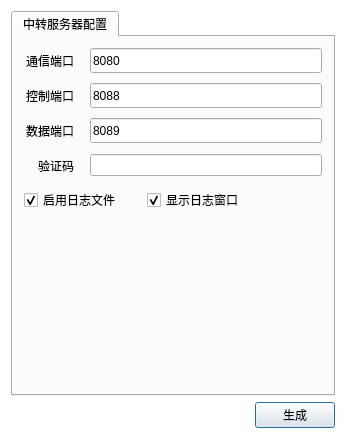
<?xml version="1.0" encoding="UTF-8"?>
<ui version="4.0">
 <class>DaemonDlg</class>
 <widget class="QDialog" name="DaemonDlg">
  <property name="geometry">
   <rect>
    <x>0</x>
    <y>0</y>
    <width>346</width>
    <height>439</height>
   </rect>
  </property>
  <property name="windowTitle">
   <string>生成中转服务器</string>
  </property>
  <property name="styleSheet">
   <string notr="true">QWidget
{
	font-family:&quot;MicroSoft Yahei&quot;;
}

QWidget#DaemonDlg
{
	background-color:white;
}</string>
  </property>
  <layout class="QVBoxLayout" name="verticalLayout">
   <item>
    <widget class="QTabWidget" name="tabWidget">
     <property name="minimumSize">
      <size>
       <width>0</width>
       <height>200</height>
      </size>
     </property>
     <widget class="QWidget" name="tab_2">
      <attribute name="title">
       <string>中转服务器配置</string>
      </attribute>
      <layout class="QVBoxLayout" name="verticalLayout_2">
       <property name="spacing">
        <number>10</number>
       </property>
       <item>
        <layout class="QHBoxLayout" name="horizontalLayout_4">
         <item>
          <widget class="QLabel" name="label_2">
           <property name="minimumSize">
            <size>
             <width>50</width>
             <height>25</height>
            </size>
           </property>
           <property name="maximumSize">
            <size>
             <width>50</width>
             <height>16777215</height>
            </size>
           </property>
           <property name="text">
            <string>通信端口</string>
           </property>
           <property name="alignment">
            <set>Qt::AlignRight|Qt::AlignTrailing|Qt::AlignVCenter</set>
           </property>
          </widget>
         </item>
         <item>
          <spacer name="horizontalSpacer_3">
           <property name="orientation">
            <enum>Qt::Horizontal</enum>
           </property>
           <property name="sizeType">
            <enum>QSizePolicy::Fixed</enum>
           </property>
           <property name="sizeHint" stdset="0">
            <size>
             <width>10</width>
             <height>20</height>
            </size>
           </property>
          </spacer>
         </item>
         <item>
          <widget class="QLineEdit" name="edtPort1">
           <property name="minimumSize">
            <size>
             <width>0</width>
             <height>25</height>
            </size>
           </property>
           <property name="text">
            <string>8080</string>
           </property>
          </widget>
         </item>
        </layout>
       </item>
       <item>
        <layout class="QHBoxLayout" name="horizontalLayout_3">
         <item>
          <widget class="QLabel" name="label_3">
           <property name="minimumSize">
            <size>
             <width>50</width>
             <height>25</height>
            </size>
           </property>
           <property name="maximumSize">
            <size>
             <width>50</width>
             <height>16777215</height>
            </size>
           </property>
           <property name="text">
            <string>控制端口</string>
           </property>
           <property name="alignment">
            <set>Qt::AlignRight|Qt::AlignTrailing|Qt::AlignVCenter</set>
           </property>
          </widget>
         </item>
         <item>
          <spacer name="horizontalSpacer_4">
           <property name="orientation">
            <enum>Qt::Horizontal</enum>
           </property>
           <property name="sizeType">
            <enum>QSizePolicy::Fixed</enum>
           </property>
           <property name="sizeHint" stdset="0">
            <size>
             <width>10</width>
             <height>20</height>
            </size>
           </property>
          </spacer>
         </item>
         <item>
          <widget class="QLineEdit" name="edtPort2">
           <property name="minimumSize">
            <size>
             <width>0</width>
             <height>25</height>
            </size>
           </property>
           <property name="text">
            <string>8088</string>
           </property>
          </widget>
         </item>
        </layout>
       </item>
       <item>
        <layout class="QHBoxLayout" name="horizontalLayout_2">
         <item>
          <widget class="QLabel" name="label_4">
           <property name="minimumSize">
            <size>
             <width>50</width>
             <height>25</height>
            </size>
           </property>
           <property name="maximumSize">
            <size>
             <width>50</width>
             <height>16777215</height>
            </size>
           </property>
           <property name="text">
            <string>数据端口</string>
           </property>
           <property name="alignment">
            <set>Qt::AlignRight|Qt::AlignTrailing|Qt::AlignVCenter</set>
           </property>
          </widget>
         </item>
         <item>
          <spacer name="horizontalSpacer_5">
           <property name="orientation">
            <enum>Qt::Horizontal</enum>
           </property>
           <property name="sizeType">
            <enum>QSizePolicy::Fixed</enum>
           </property>
           <property name="sizeHint" stdset="0">
            <size>
             <width>10</width>
             <height>20</height>
            </size>
           </property>
          </spacer>
         </item>
         <item>
          <widget class="QLineEdit" name="edtPort3">
           <property name="minimumSize">
            <size>
             <width>0</width>
             <height>25</height>
            </size>
           </property>
           <property name="text">
            <string>8089</string>
           </property>
          </widget>
         </item>
        </layout>
       </item>
       <item>
        <layout class="QHBoxLayout" name="horizontalLayout_5">
         <item>
          <widget class="QLabel" name="label">
           <property name="minimumSize">
            <size>
             <width>50</width>
             <height>25</height>
            </size>
           </property>
           <property name="maximumSize">
            <size>
             <width>50</width>
             <height>16777215</height>
            </size>
           </property>
           <property name="text">
            <string>验证码</string>
           </property>
           <property name="alignment">
            <set>Qt::AlignRight|Qt::AlignTrailing|Qt::AlignVCenter</set>
           </property>
          </widget>
         </item>
         <item>
          <spacer name="horizontalSpacer_6">
           <property name="orientation">
            <enum>Qt::Horizontal</enum>
           </property>
           <property name="sizeType">
            <enum>QSizePolicy::Fixed</enum>
           </property>
           <property name="sizeHint" stdset="0">
            <size>
             <width>10</width>
             <height>20</height>
            </size>
           </property>
          </spacer>
         </item>
         <item>
          <widget class="QLineEdit" name="edtPassword">
           <property name="echoMode">
            <enum>QLineEdit::Password</enum>
           </property>
          </widget>
         </item>
        </layout>
       </item>
       <item>
        <layout class="QHBoxLayout" name="horizontalLayout_6">
         <item>
          <widget class="QCheckBox" name="chkEnableLog">
           <property name="text">
            <string>启用日志文件</string>
           </property>
           <property name="checked">
            <bool>true</bool>
           </property>
          </widget>
         </item>
         <item>
          <spacer name="horizontalSpacer_8">
           <property name="orientation">
            <enum>Qt::Horizontal</enum>
           </property>
           <property name="sizeType">
            <enum>QSizePolicy::Fixed</enum>
           </property>
           <property name="sizeHint" stdset="0">
            <size>
             <width>20</width>
             <height>20</height>
            </size>
           </property>
          </spacer>
         </item>
         <item>
          <widget class="QCheckBox" name="chkShowLog">
           <property name="text">
            <string>显示日志窗口</string>
           </property>
           <property name="checked">
            <bool>true</bool>
           </property>
          </widget>
         </item>
         <item>
          <spacer name="horizontalSpacer_7">
           <property name="orientation">
            <enum>Qt::Horizontal</enum>
           </property>
           <property name="sizeHint" stdset="0">
            <size>
             <width>40</width>
             <height>20</height>
            </size>
           </property>
          </spacer>
         </item>
        </layout>
       </item>
       <item>
        <spacer name="verticalSpacer">
         <property name="orientation">
          <enum>Qt::Vertical</enum>
         </property>
         <property name="sizeHint" stdset="0">
          <size>
           <width>20</width>
           <height>40</height>
          </size>
         </property>
        </spacer>
       </item>
      </layout>
     </widget>
    </widget>
   </item>
   <item>
    <layout class="QHBoxLayout" name="horizontalLayout">
     <property name="spacing">
      <number>0</number>
     </property>
     <item>
      <spacer name="horizontalSpacer_2">
       <property name="orientation">
        <enum>Qt::Horizontal</enum>
       </property>
       <property name="sizeHint" stdset="0">
        <size>
         <width>40</width>
         <height>20</height>
        </size>
       </property>
      </spacer>
     </item>
     <item>
      <spacer name="horizontalSpacer">
       <property name="orientation">
        <enum>Qt::Horizontal</enum>
       </property>
       <property name="sizeHint" stdset="0">
        <size>
         <width>40</width>
         <height>20</height>
        </size>
       </property>
      </spacer>
     </item>
     <item>
      <widget class="QPushButton" name="btnOk">
       <property name="minimumSize">
        <size>
         <width>0</width>
         <height>25</height>
        </size>
       </property>
       <property name="text">
        <string>生成</string>
       </property>
      </widget>
     </item>
    </layout>
   </item>
  </layout>
 </widget>
 <layoutdefault spacing="6" margin="11"/>
 <resources/>
 <connections/>
</ui>
